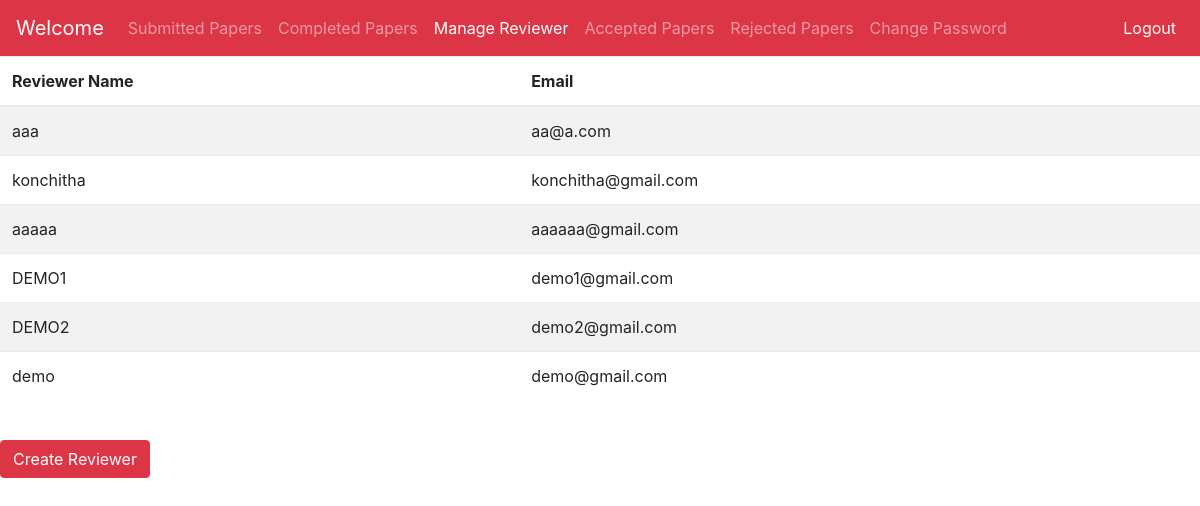
Page /php/viewsubadmin.php (signed in) on the committed database.
### tables this page shows
CREATE TABLE `des` (
  `Name` varchar(50) NOT NULL,
  `Email` varchar(100) NOT NULL,
  `Password` varchar(50) NOT NULL,
  `Role` varchar(20) NOT NULL
);

### php/viewsubadmin.php (the view, shortened to what this page needs)
<!DOCTYPE html>
<html>
<head>
  <link rel="stylesheet" type="text/css" href="../css/bootstrap.min.css">
</head>
<body>
<?php
require("../php/connect.php");
$sql="SELECT * FROM des WHERE Role ='subadmin' ";
$res=mysqli_query($db,$sql);
?>
  <nav class="navbar navbar-expand-md navbar-dark bg-danger">
    <a class="navbar-brand" href="#">Welcome</a>
    <ul class="navbar-nav mr-auto">
      <li class="nav-item ">
        <a class="nav-link" href="../php/viewpapers.php">Submitted Papers <span class="sr-only">(current)</span></a>
      </li>
      <li class="nav-item">
        <a class="nav-link" href="../php/completedpapers.php">Completed Papers</a>
      </li>
      <li class="nav-item active">
        <a class="nav-link" href="../php/viewsubadmin.php">Manage Reviewer</a>
      </li>
      <li class="nav-item">
        <a class="nav-link" href="../php/acceptedpapers.php">Accepted Papers</a>
      </li>
      <li class="nav-item">
        <a class="nav-link" href="../php/rejectedpapers.php">Rejected Papers</a>
      </li>
      <li class="nav-item">
        <a class="nav-link" href="../php/changepassword.php">Change Password</a>
      </li>
    </ul>
    <ul class="navbar-nav">
      <li class="nav-item active">
        <a class="nav-link" href="../php/logout.php">Logout</a>
      </li>
    </ul>
  </nav>
<div class="container-float">
<table class="table table-striped">
  <thead>
    <tr>
      <th>Reviewer Name</th>
      <th>Email</th>
    </tr>
  </thead>
  <tbody>
    <?php
      if( mysqli_num_rows( $res )==0 ){
        echo '<tr><td colspan="4">No Sub Admins Found</td></tr>';
      }else{
        while($row=mysqli_fetch_assoc($res)){
       echo "<tr><td>{$row['Name']}</td><td>{$row['Email']}</td></tr>";
        }
      }
    ?>
  </tbody>
</table>
</div>
<br>
<a href="../php/createsubadmin.php"><button class="btn btn-danger">Create Reviewer</button></a>
</body>
</html>

### rows in the picture
des: Name "aaa", Email "aa@a.com"
des: Name "konchitha", Email "konchitha@gmail.com"
des: Name "aaaaa", Email "aaaaaa@gmail.com"
des: Name "DEMO1", Email "demo1@gmail.com"
des: Name "DEMO2", Email "demo2@gmail.com"
des: Name "demo", Email "demo@gmail.com"
